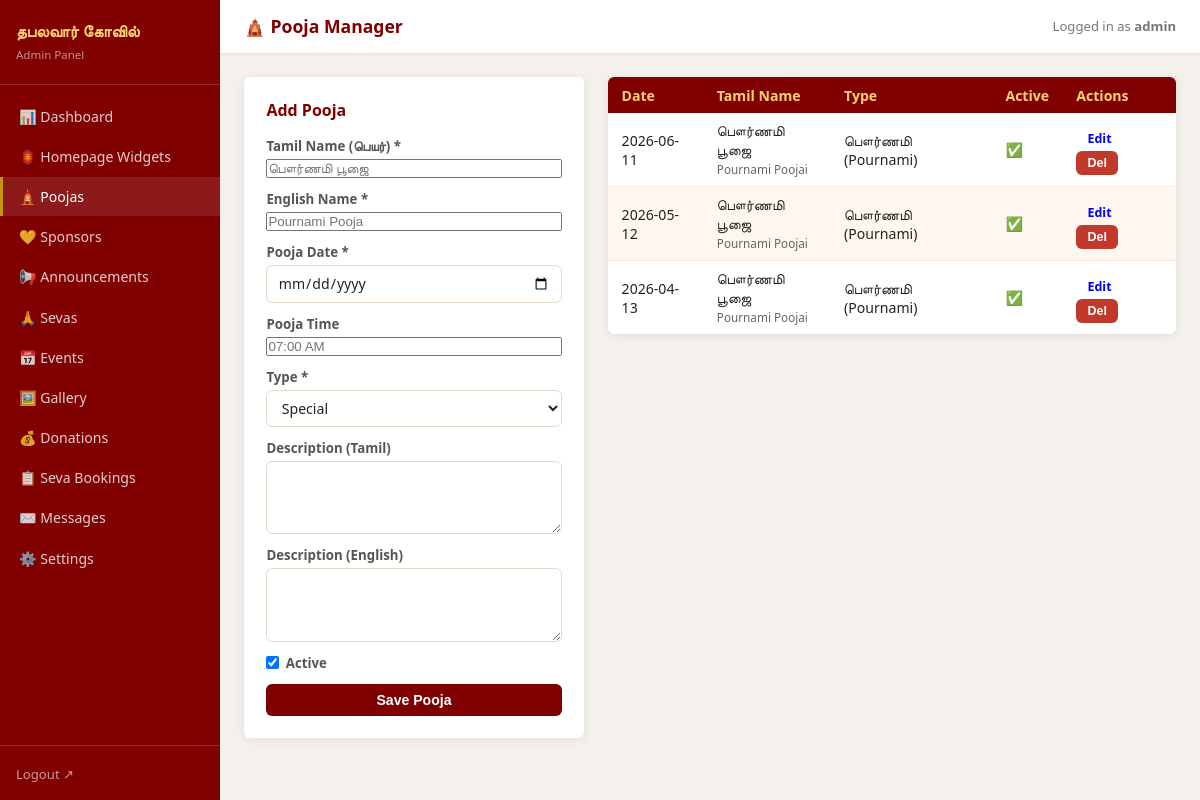
Page /admin/poojas.php (signed in) on the committed database.
### tables this page shows
CREATE TABLE poojas (
  id              INTEGER PRIMARY KEY AUTOINCREMENT,
  name_ta         TEXT NOT NULL,
  name_en         TEXT NOT NULL,
  description_ta  TEXT,
  description_en  TEXT,
  pooja_date      TEXT NOT NULL,
  pooja_time      TEXT,
  pooja_type      TEXT NOT NULL DEFAULT 'special',
  is_active       INTEGER NOT NULL DEFAULT 1,
  created_at      TEXT NOT NULL DEFAULT (datetime('now'))
);

### admin/poojas.php (the view, shortened to what this page needs)
<?php
require_once __DIR__ . '/includes/admin_layout.php';
$db  = getDB();
$rows = $db->query(
    'SELECT * FROM poojas ORDER BY pooja_date DESC LIMIT 60'
)->fetchAll();
$editing = null;
$typeLabels = [
    'pournami'=>'பௌர்ணமி (Pournami)',
    'amavasai'=>'அமாவாசை (Amavasai)',
    'ekadasi' =>'ஏகாதசி (Ekadasi)',
    'sashti'  =>'சஷ்டி (Sashti)',
    'special' =>'Special',
    'monthly' =>'Monthly',
    'daily'   =>'Daily',
];
?>
<div class="admin-two-col">
<div class="admin-form-box card">
  <h3><?= $editing ? 'Edit Pooja' : 'Add Pooja' ?></h3>
  <form method="POST" action="/admin/poojas.php">
    <label>Tamil Name (பெயர்) *
      <input name="name_ta" required
             value="<?= htmlspecialchars($editing['name_ta'] ?? '') ?>"
             placeholder="பௌர்ணமி பூஜை" />
    </label>
    <label>English Name *
      <input name="name_en" required
             value="<?= htmlspecialchars($editing['name_en'] ?? '') ?>"
             placeholder="Pournami Pooja" />
    </label>
    <label>Pooja Date *
      <input type="date" name="pooja_date" required
             value="<?= htmlspecialchars($editing['pooja_date'] ?? '') ?>" />
    </label>
    <label>Pooja Time
      <input name="pooja_time" maxlength="20"
             value="<?= htmlspecialchars($editing['pooja_time'] ?? '') ?>"
             placeholder="07:00 AM" />
    </label>
    <label>Type *
      <select name="pooja_type">
        <?php foreach ($typeLabels as $val => $lbl): ?>
        <option value="<?= $val ?>" <?= ($editing['pooja_type'] ?? 'special') === $val ? 'selected' : '' ?>>
          <?= htmlspecialchars($lbl) ?>
        </option>
        <?php endforeach; ?>
      </select>
    </label>
    <label>Description (Tamil)
      <textarea name="description_ta" rows="3"><?= htmlspecialchars($editing['description_ta'] ?? '') ?></textarea>
    </label>
    <label>Description (English)
      <textarea name="description_en" rows="3"><?= htmlspecialchars($editing['description_en'] ?? '') ?></textarea>
    </label>
    <label class="checkbox-label">
      <input type="checkbox" name="is_active"
             <?= (!$editing || $editing['is_active']) ? 'checked' : '' ?> />
      Active
    </label>
    <button type="submit" class="btn btn-primary">Save Pooja</button>
  </form>
</div>
<div class="admin-list">
  <table class="admin-table">
    <thead>
      <tr>
        <th>Date</th><th>Tamil Name</th><th>Type</th>
        <th>Active</th><th>Actions</th>
      </tr>
    </thead>
    <tbody>
      <?php foreach ($rows as $row): ?>
      <tr>
        <td><?= htmlspecialchars($row['pooja_date']) ?></td>
        <td><?= htmlspecialchars($row['name_ta']) ?><br>
            <small style="color:#666"><?= htmlspecialchars($row['name_en']) ?></small></td>
        <td><span class="badge"><?= htmlspecialchars($typeLabels[$row['pooja_type']] ?? $row['pooja_type']) ?></span></td>
        <td><?= $row['is_active'] ? '✅' : '❌' ?></td>
        <td>
          <a href="/admin/poojas.php?edit=<?= $row['id'] ?>" class="btn btn-sm">Edit</a>
          <form method="POST" action="/admin/poojas.php" style="display:inline">
            <button class="btn btn-sm btn-danger"
                    onclick="return confirm('Delete this pooja?')">Del</button>
          </form>
        </td>
      </tr>
      <?php endforeach; ?>
    </tbody>
  </table>
</div>
</div>

### admin/assets/admin.css (style rules this page uses)
*, *::before, *::after { box-sizing: border-box; margin: 0; padding: 0; }
:root { --maroon: #800000; --gold: #c8960c; --saffron: #ff6b00; --cream: #fff8f0; --sidebar-w: 220px; --shadow: 0 2px 10px rgba(0, 0, 0, 0.08); --radius: 6px; --border: #e5d8c8; }
body { font-family: system-ui, sans-serif; background: #f4f1ec; color: #222; min-height: 100vh; }
body:not(.login-page) { display: flex; min-height: 100vh; }
.card { background: #fff; border-radius: var(--radius); box-shadow: var(--shadow); overflow: hidden; }
.admin-two-col { display: grid; grid-template-columns: 340px 1fr; gap: 1.5rem; align-items: flex-start; }
.admin-form-box { padding: 1.4rem; }
.admin-form-box h3 { color: var(--maroon); font-size: 1rem; margin-bottom: 1rem; }
form { display: flex; flex-direction: column; gap: 0.75rem; }
label { display: flex; flex-direction: column; font-size: 0.83rem; font-weight: 600; color: #555; gap: 0.25rem; }
.checkbox-label { flex-direction: row; align-items: center; gap: 0.4rem; cursor: pointer; }
input[type="text"], input[type="number"], input[type="date"], input[type="password"], input[type="tel"], input[type="file"], select, textarea { padding: 0.45rem 0.65rem; border: 1.5px solid var(--border); border-radius: var(--radius); font-size: 0.88rem; font-family: inherit; color: #222; background: #fff; }
.btn { display: inline-block; padding: 0.5rem 1.2rem; border-radius: var(--radius); font-size: 0.88rem; font-weight: 600; border: none; cursor: pointer; text-decoration: none; transition: background 0.15s; }
.btn-primary { background: var(--maroon); color: #fff; }
.btn-danger { background: #c0392b; color: #fff; }
.btn-sm { padding: 0.3rem 0.7rem; font-size: 0.78rem; }
.admin-table { width: 100%; border-collapse: collapse; font-size: 0.88rem; background: #fff; border-radius: var(--radius); overflow: hidden; box-shadow: var(--shadow); }
.admin-table th { background: var(--maroon); color: #ffd170; padding: 0.55rem 0.85rem; text-align: left; font-weight: 600; }
.admin-table td { padding: 0.5rem 0.85rem; border-bottom: 1px solid #f0ebe3; vertical-align: middle; }
.admin-table tr:last-child td { border-bottom: none; }
.admin-table tr:nth-child(even) td { background: #fdf7f0; }

### rows in the picture
poojas: pooja_date "2026-06-11", name_ta "பௌர்ணமி பூஜை", name_en "Pournami Poojai", pooja_type "பௌர்ணமி (Pournami)"
poojas: pooja_date "2026-05-12", name_ta "பௌர்ணமி பூஜை", name_en "Pournami Poojai", pooja_type "பௌர்ணமி (Pournami)"
poojas: pooja_date "2026-04-13", name_ta "பௌர்ணமி பூஜை", name_en "Pournami Poojai", pooja_type "பௌர்ணமி (Pournami)"

### other values in the picture
$pageTitle "🛕 Pooja Manager"
$_SESSION['admin_user'] "admin"
form field pooja_type "Special"
